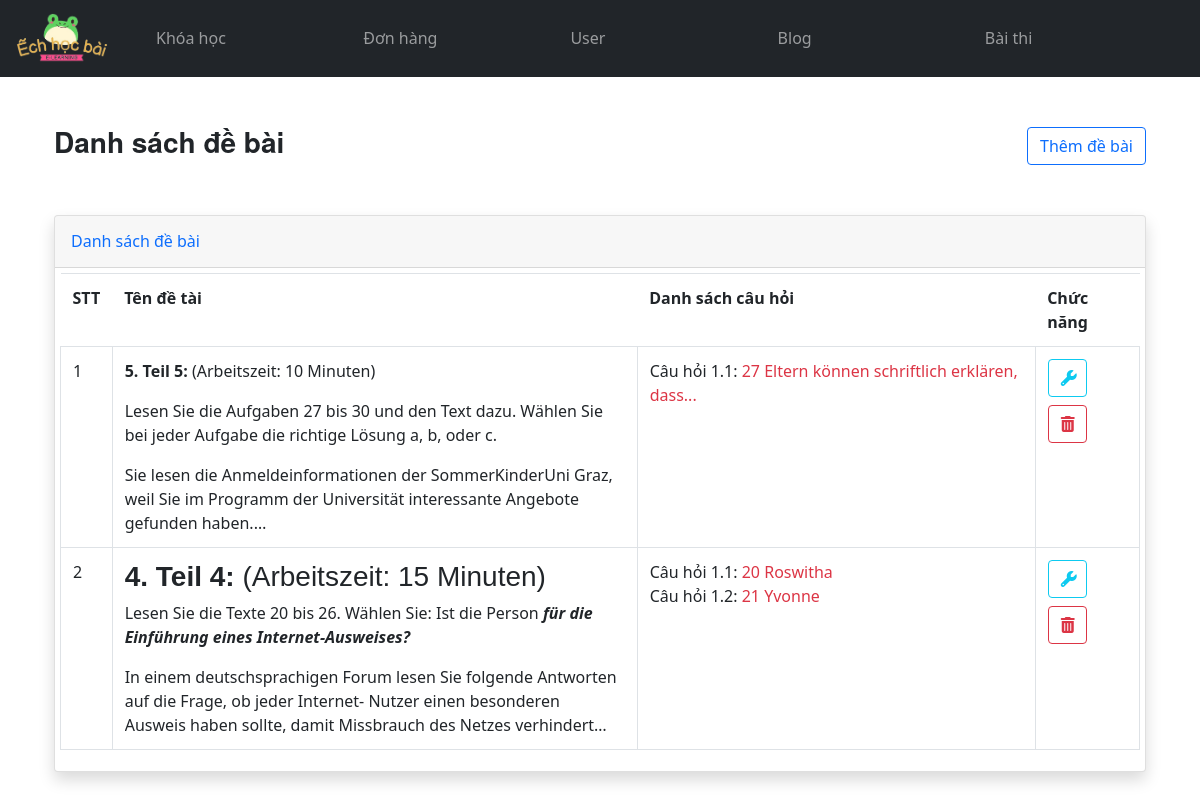
Screenshot of /admin_list_assignment.php with the database file from the repository.
### tables this page shows
CREATE TABLE `debai` (
  `id` int(10) UNSIGNED NOT NULL,
  `name` text NOT NULL,
  `list_question` text NOT NULL,
  `created_at` timestamp NULL DEFAULT NULL,
  `updated_at` timestamp NULL DEFAULT NULL
);

CREATE TABLE `cauhoi` (
  `id` int(10) UNSIGNED NOT NULL,
  `name` varchar(255) NOT NULL,
  `answer_a` varchar(255) NOT NULL,
  `answer_b` varchar(255) NOT NULL,
  `answer_c` varchar(255) DEFAULT NULL,
  `answer_d` varchar(255) DEFAULT NULL,
  `answer` varchar(10) NOT NULL,
  `created_at` timestamp NULL DEFAULT NULL,
  `updated_at` timestamp NULL DEFAULT NULL
);

### admin_list_assignment.php (the view, shortened to what this page needs)
<?php
@include 'config.php';
$result = mysqli_query($conn,'SELECT * FROM debai');
?>
<!DOCTYPE html>
<html lang="en">
<head>
    <link rel="stylesheet" href="https://cdnjs.cloudflare.com/ajax/libs/font-awesome/6.5.1/css/all.min.css" />
    <link href="https://cdn.jsdelivr.net/npm/bootstrap@5.0.2/dist/css/bootstrap.min.css" rel="stylesheet">
    <link rel="stylesheet" href="./public/css/style.css">
    <link rel="stylesheet" href="./public/css/admin.css">
    <link href="https://cdn.jsdelivr.net/npm/sweetalert2@11.10.3/dist/sweetalert2.min.css" rel="stylesheet">
<link href="https://cdn.jsdelivr.net/npm/select2@4.1.0-rc.0/dist/css/select2.min.css" rel="stylesheet" />
</head>
<body>
<?php include 'header_admin.php'; ?>
<div class="container">
<div class="container-fluid">
    <div class="d-flex align-items-center justify-content-between my-5">
        <h1 class="h3 mb-2 text-gray-800">Danh sách đề bài</h1>
        <button class="btn btn-outline-primary" data-bs-toggle="modal" data-bs-target="#addAssignment">Thêm đề bài</button>
    </div>
    <div class="card shadow mb-4">
        <div class="card-header py-3">
            <h6 class="m-0 font-weight-bold text-primary">Danh sách đề bài</h6>
        </div>
        <div class="card-body">
            <div class="table-responsive">
                <table class="table table-bordered" id="dataTable" width="100%" cellspacing="0">
                    <thead>
                        <tr>
                            <th>STT</th>
                            <th>Tên đề tài</th>
                            <th>Danh sách câu hỏi</th>
                            <th>Chức năng</th>
                        </tr>
                    </thead>
                    <tbody>
                        <?php
                            $count = 0;
                            while($row = mysqli_fetch_assoc($result)){
                                $count++;
                        ?>
                        <tr>
                            <td><?=$count?></td>
                            <td>
                                <div class="d-flex">
                                    <span class="text-ellipsis">
                                        <?=$row['name']?>
                                    </span>
                                </div>
                            </td>
                            <td>
                                <?php
                                    $array = explode('|',trim($row['list_question'],'|'));
                                    foreach($array as $key => $id){
                                        $sqlQuestion = "SELECT * FROM cauhoi WHERE id = ".$id;
                                        $resutlQuestion = mysqli_query($conn,$sqlQuestion);
                                        $oneItem = mysqli_fetch_assoc($resutlQuestion);
                                ?>
                                <div class="d-block">Câu hỏi 1.<?=$key+1?>: <span class="text-danger"><?=$oneItem['name']?></span></div>
                                <?php
                                    }
                                ?>
                            </td>
                            <td>
                                <a href="admin_update_assignment.php?id=<?=$row['id']?>" class="btn btn-outline-info d-block w-50 fs-15"><i class="fa-solid fa-wrench"></i></a>
                                <a data-id="<?=$row['id']?>" class="btn btn-outline-danger mt-md-2 d-block w-50 fs-15 delete-assignment"><i class="fa-solid fa-trash-can"></i></a>
                            </td>
                        </tr>
                        <?php
                            }
                        ?>
                    </tbody>
                </table>
            </div>
        </div>
    </div>
</div>
</div>
</body>
</html>

### public/css/style.css (style rules this page uses)
:root { --blue: #2980b9; --red: tomato; --orange: orange; --black: #333; --white: #fff; --bg-color: #eee; --dark-bg: rgba(0, 0, 0, .7); --box-shadow: 0 .5rem 1rem rgba(0, 0, 0, .1); --border: .1rem solid #999; }
a { text-decoration: none; }
.card-body { padding: 5px; }
h1, h2, h3, h4, h5 { font-family: Arial,Helvetica,sans-serif,'Segoe UI','Helvetica Neue'; }
h1 { font-family: "Helvetica Neue", Helvetica, Arial, sans-serif !important; font-weight: 700 !important; }
.table { width: 100%; max-width: 100%; margin-bottom: 1rem; background-color: transparent; }
table { border-collapse: collapse; }
.table--border td, .table th { border: none; }
.table td, .table th { padding: 0.75rem; vertical-align: top; border-top: 1px solid #dee2e6; }

### admin_list_assignment.php (style rules this page uses)
.text-ellipsis { display: -webkit-box; -webkit-line-clamp: 6; -webkit-box-orient: vertical; overflow: hidden; width: 500px; }

### rows the page displays
debai: name "5. Teil 5: (Arbeitszeit: 10 Minuten) Lesen Sie die Aufgaben 27 bis 30 und den Text dazu. Wählen Sie bei jeder Aufgabe die richtige Lösung a, b, oder c. Sie lesen die Anmeldeinformationen der SommerKinderUni Graz, weil Sie im Programm der Universität interessante Angebote gefunden haben."
cauhoi: name "27 Eltern können schriftlich erklären, dass..."
debai: name "4. Teil 4: (Arbeitszeit: 15 Minuten) Lesen Sie die Texte 20 bis 26. Wählen Sie: Ist die Person für die Einführung eines Internet-Ausweises? In einem deutschsprachigen Forum lesen Sie folgende Antworten auf die Frage, ob jeder Internet- Nutzer einen besonderen Ausweis haben sollte, damit Missbrauch des Netzes…"
cauhoi: name "20 Roswitha"
cauhoi: name "21 Yvonne"
